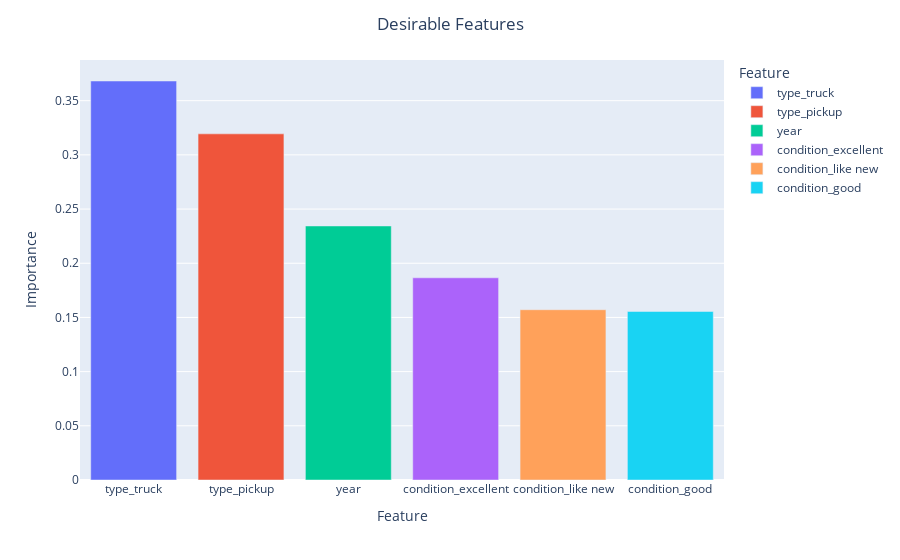

The notebook cell this image was saved under:
### Markdown cell above
#### Plot of the most important desirable features

### Code cell
pFig1 = px.bar(coeffs_pos_importance, x = 'feature', y = 'coefficient', color = 'feature',
                labels = {
                     "feature": "Feature",
                     "coefficient": "Importance",
                     "feature": "Feature"
                 })
pFig1.update_layout(
            title={
            'text' : 'Desirable Features',
            'x':0.5,
            'xanchor': 'center'
        })
pFig1.show()

### Figure 1 — Plotly figure (JSON) as saved in the notebook; plotly's stock layout.template omitted (floating-point values rounded to 4 significant figures)
{"data": [{"alignmentgroup": "True", "hovertemplate": "Feature=%{x}<br>Importance=%{y}<extra></extra>", "legendgroup": "type_truck", "marker": {"color": "#636efa", "pattern": {"shape": ""}}, "name": "type_truck", "offsetgroup": "type_truck", "orientation": "v", "showlegend": true, "textposition": "auto", "type": "bar", "x": ["type_truck"], "xaxis": "x", "y": [0.3682], "yaxis": "y"}, {"alignmentgroup": "True", "hovertemplate": "Feature=%{x}<br>Importance=%{y}<extra></extra>", "legendgroup": "type_pickup", "marker": {"color": "#EF553B", "pattern": {"shape": ""}}, "name": "type_pickup", "offsetgroup": "type_pickup", "orientation": "v", "showlegend": true, "textposition": "auto", "type": "bar", "x": ["type_pickup"], "xaxis": "x", "y": [0.3194], "yaxis": "y"}, {"alignmentgroup": "True", "hovertemplate": "Feature=%{x}<br>Importance=%{y}<extra></extra>", "legendgroup": "year", "marker": {"color": "#00cc96", "pattern": {"shape": ""}}, "name": "year", "offsetgroup": "year", "orientation": "v", "showlegend": true, "textposition": "auto", "type": "bar", "x": ["year"], "xaxis": "x", "y": [0.2344], "yaxis": "y"}, {"alignmentgroup": "True", "hovertemplate": "Feature=%{x}<br>Importance=%{y}<extra></extra>", "legendgroup": "condition_excellent", "marker": {"color": "#ab63fa", "pattern": {"shape": ""}}, "name": "condition_excellent", "offsetgroup": "condition_excellent", "orientation": "v", "showlegend": true, "textposition": "auto", "type": "bar", "x": ["condition_excellent"], "xaxis": "x", "y": [0.1866], "yaxis": "y"}, {"alignmentgroup": "True", "hovertemplate": "Feature=%{x}<br>Importance=%{y}<extra></extra>", "legendgroup": "condition_like new", "marker": {"color": "#FFA15A", "pattern": {"shape": ""}}, "name": "condition_like new", "offsetgroup": "condition_like new", "orientation": "v", "showlegend": true, "textposition": "auto", "type": "bar", "x": ["condition_like new"], "xaxis": "x", "y": [0.1571], "yaxis": "y"}, {"alignmentgroup": "True", "hovertemplate": "Feature=%{x}<br>Importance=%{y}<extra></extra>", "legendgroup": "condition_good", "marker": {"color": "#19d3f3", "pattern": {"shape": ""}}, "name": "condition_good", "offsetgroup": "condition_good", "orientation": "v", "showlegend": true, "textposition": "auto", "type": "bar", "x": ["condition_good"], "xaxis": "x", "y": [0.1555], "yaxis": "y"}], "layout": {"barmode": "relative", "legend": {"title": {"text": "Feature"}, "tracegroupgap": 0}, "margin": {"t": 60}, "title": {"text": "Desirable Features", "x": 0.5, "xanchor": "center"}, "xaxis": {"anchor": "y", "categoryarray": ["type_truck", "type_pickup", "year", "condition_excellent", "condition_like new", "condition_good"], "categoryorder": "array", "domain": [0, 1], "title": {"text": "Feature"}}, "yaxis": {"anchor": "x", "domain": [0, 1], "title": {"text": "Importance"}}}}
